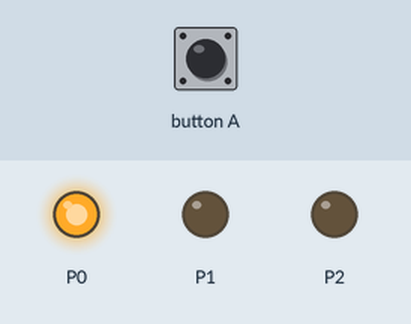
Recording of a program running on a simulated BBC micro:bit (MakeCode). Parts: output pins drawn as LEDs (lit = HIGH). The test bench sets the inputs (shaded band).

Above: at 1.2 s.
1.3 s: button A pressed for 0.15 s
At 5.4 s:
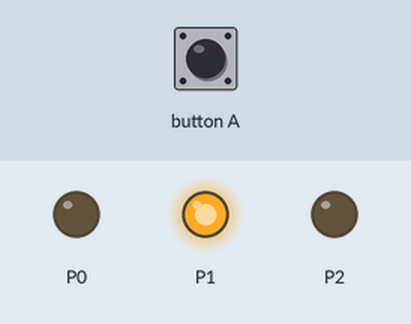
At 8.1 s:
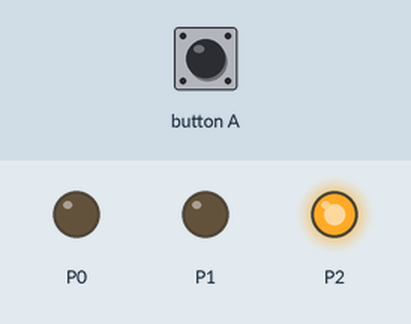
Timing chart, 0 to 13.5 s (numbered marks = the images above; inputs shaded):
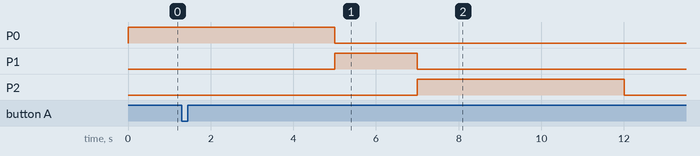

Measured:
- after the input at 1.3 s, P0: goes on until 5.0 s, then stays LOW; P1: goes on until 7.0 s, then stays LOW; P2: goes on until 12.0 s, then stays LOW

The program:

main.ts
```typescript
function Jaune () {
    pins.digitalWritePin(DigitalPin.P1, 1)
}
function Rouge () {
    pins.digitalWritePin(DigitalPin.P2, 1)
}
input.onButtonPressed(Button.A, function () {
    pieton = 1
})
function non_pieton () {
    pins.digitalWritePin(DigitalPin.P16, 1)
}
function Pieton () {
    pins.digitalWritePin(DigitalPin.P8, 1)
}
function vert () {
    pins.digitalWritePin(DigitalPin.P0, 1)
}
let pieton = 0
pieton = 0
basic.forever(function () {
    while (pieton == 0) {
        vert()
        basic.pause(5000)
        pins.digitalWritePin(DigitalPin.P0, 0)
        Jaune()
        basic.pause(2000)
        pins.digitalWritePin(DigitalPin.P1, 0)
        Rouge()
        basic.pause(5000)
        pins.digitalWritePin(DigitalPin.P2, 0)
    }
})
```

test.ts
```typescript
// les tests vont ici ; cela ne sera pas compilé si ce paquet est utilisé en tant qu'extension.
```
